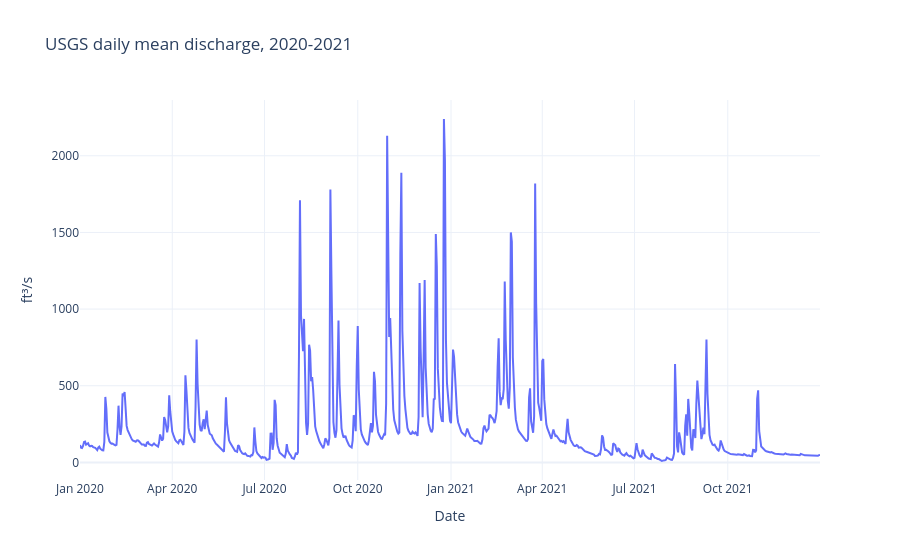

Notebook code for this chart:
### Markdown cell above
## USGS daily mean streamflow

USGS discharge keeps its source unit (ft³/s), and USGS may revise recent values.
The pipeline selects gauges with a small box; with `--station` it selects one
monitoring location by ID.

### Code cell
_, usgs = read("usgs")
fig = go.Figure([
    go.Scatter(x=group.time, y=group.value, mode="lines", name=station)
    for station, group in usgs.sort_values("time").groupby("station_id")
])
fig.update_layout(title="USGS daily mean discharge, 2020-2021", xaxis_title="Date", yaxis_title="ft³/s")
fig.show()

### Figure 1 — Plotly figure (JSON) as saved in the notebook; plotly's stock layout.template omitted (floating-point values rounded to 4 significant figures; data arrays with more than 128 entries replaced by an {"elided": "..."} marker saying what was removed)
{"data": [{"mode": "lines", "name": "USGS-01491000", "type": "scatter", "x": {"elided": "731 str values"}, "y": {"elided": "731 float values"}}], "layout": {"title": {"text": "USGS daily mean discharge, 2020-2021"}, "xaxis": {"title": {"text": "Date"}}, "yaxis": {"title": {"text": "ft³/s"}}}}
